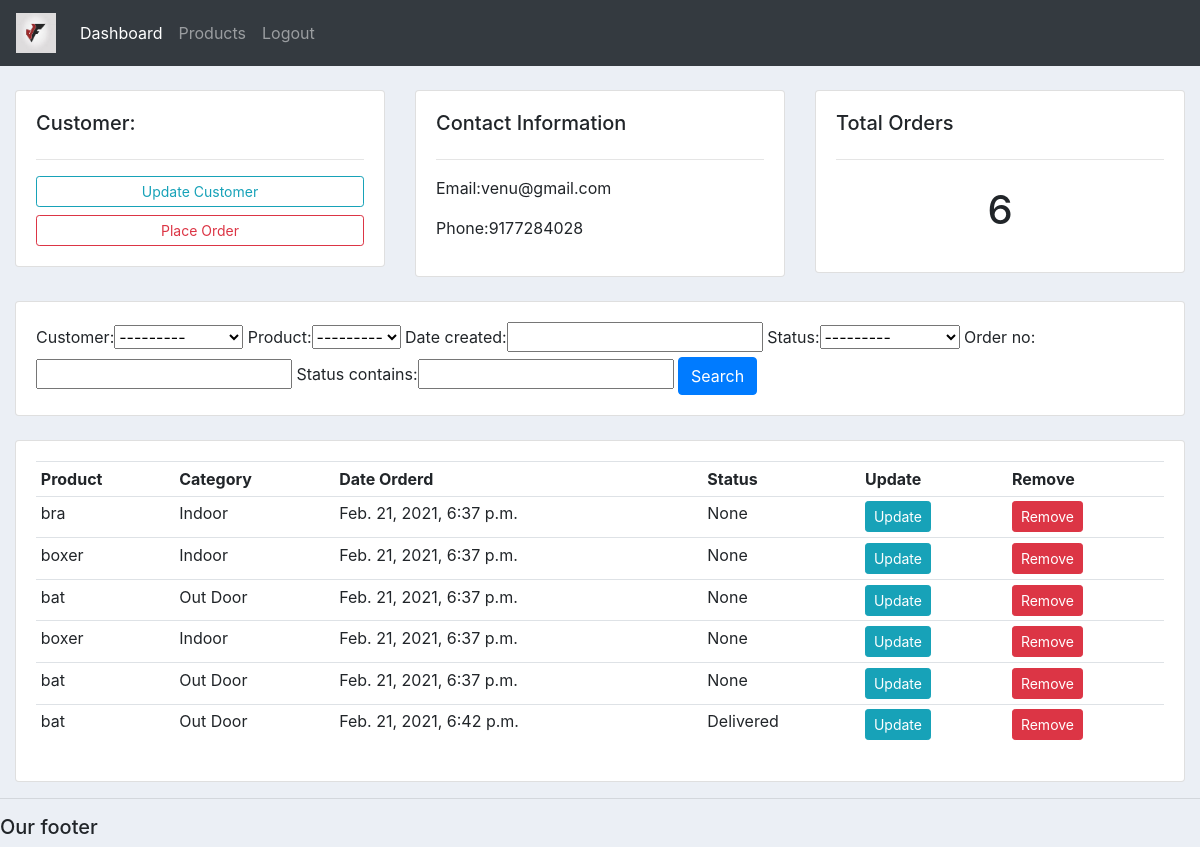
The app's page /customers/1 (signed in) with its own data.
### accounts/models.py (models this page shows, shortened)
class Customer(models.Model):
    customer=models.OneToOneField(User,on_delete=models.CASCADE,null=True)
    name=models.CharField(max_length=200,null=True,blank=True)
    profile_pic=models.ImageField(default="")
    phone=models.CharField(max_length=200,null=True,blank=True)
    email=models.CharField(max_length=200,null=True,blank=True)
    date_created=models.DateTimeField(auto_now_add=True,null=True)
    def __str__(self):
        return self.name

class Order(models.Model):
    customer=models.ForeignKey(Customer,null=True,blank=True,on_delete=models.CASCADE)
    product=models.ForeignKey(Product,null=True,blank=True,on_delete=models.CASCADE)
    STATUS=(('Pending','Pending'),('Out for delivery','Out for delivery'),('Delivered','Delivered'))
    date_created=models.DateTimeField(auto_now_add=True,null=True)
    status=models.CharField(max_length=200,choices=STATUS,null=True,blank=True)
    order_no=models.IntegerField(null=True,blank=True)

class Product(models.Model):
    CATEGORY=(('Indoor','Indoor'),('Out Door','Out Door'),)
    name=models.CharField(max_length=200,null=True,blank=True)
    price=models.FloatField(null=True)
    category=models.CharField(max_length=200,null=True,choices=CATEGORY)
    description=models.CharField(max_length=200,blank=True,null=True)
    date_created=models.DateTimeField(auto_now_add=True,null=True)
    tag=models.ManyToManyField(Tag,blank=True)
    def __str__(self):
        return self.name

### accounts/decorators.py (the view)
        def wrapper(r,*args,**kwargs):
            group=None
            if r.user.groups.exists():
                group=r.user.groups.all()[0].name
            print(group)
            if group in allowed_roles:
                return func(r,*args,**kwargs)
            else:
                return HttpResponse("your not authorized to view this page")

### accounts/views.py (called while the page is built)
@login_required(login_url="login")
@allow(allowed_roles=['admin'])
def customers(r,pk):
    c=Customer.objects.get(id=pk)
    o=c.order_set.all()
    total_o=c.order_set.all().count()
    myfilter=filterorder(r.GET,queryset=o)
    o=myfilter.qs
    context={'c':c,'total_o':total_o,'o':o,'myfilter':myfilter}
    return render(r,"accounts/customer.html",context)

### templates/accounts/customer.html
{%  extends 'accounts/main.html' %}
{% block content %}
	<br>
<div class="row">
	<div class="col-md">
		<div class="card card-body">
			<h5>Customer:</h5>
			<hr>
			<a class="btn btn-outline-info  btn-sm btn-block" href="">Update Customer</a>
			<a class="btn btn-outline-danger  btn-sm btn-block" href="{%url 'create_order' c.id%}">Place Order</a>
		</div>
	</div>
	<div class="col-md">
		<div class="card card-body">
			<h5>Contact Information</h5>
			<hr>
			<p>Email:{{c.email}} </p>
			<p>Phone:{{c.phone}} </p>
		</div>
	</div>
	<div class="col-md">
		<div class="card card-body">
			<h5>Total Orders</h5>
			<hr>
			<h1 style="text-align: center;padding: 10px">{{total_o}}</h1>
		</div>
	</div>
</div>
<br>
<div class="row">
	<div class="col">
		<div class="card card-body">
			<form method="get">
				{{myfilter.form}}
		    <button class="btn btn-primary" type="submit">Search</button>
		  </form>
		</div>
	</div>
</div>
<br>
<div class="row">
	<div class="col-md">
		<div class="card card-body">
			<table class="table table-sm">
				<tr>
					<th>Product</th>
					<th>Category</th>
					<th>Date Orderd</th>
					<th>Status</th>
					<th>Update</th>
					<th>Remove</th>
				</tr>
				{%for i in o%}
				<tr>
					<td>{{i.product}}</td>
					<td>{{i.product.category}}</td>
					<td>{{i.date_created}}</td>
					<td>{{i.status}}</td>
					<td><a  class="btn btn-sm btn-info"href="#"> Update</a></td>
					<td><a class="btn btn-sm btn-danger"href="#">Remove</a></td>
				</tr>
				{%endfor%}
			</table>
		</div>
	</div>
</div>
{% endblock %}

### static/css/main.css (style rules this page uses)
body { background-color: #ebeff5; }

### records on screen
Customer: email "venu@gmail.com", phone "9177284028"
Order: product "bra", product.category "Indoor", date_created "Feb. 21, 2021, 6:37 p.m.", status "None"
Order: product "boxer", product.category "Indoor", date_created "Feb. 21, 2021, 6:37 p.m.", status "None"
Order: product "bat", product.category "Out Door", date_created "Feb. 21, 2021, 6:37 p.m.", status "None"
Order: product "boxer", product.category "Indoor", date_created "Feb. 21, 2021, 6:37 p.m.", status "None"
Order: product "bat", product.category "Out Door", date_created "Feb. 21, 2021, 6:37 p.m.", status "None"
Order: product "bat", product.category "Out Door", date_created "Feb. 21, 2021, 6:42 p.m.", status "Delivered"

### other values on screen
{{ total_o }} "6"
